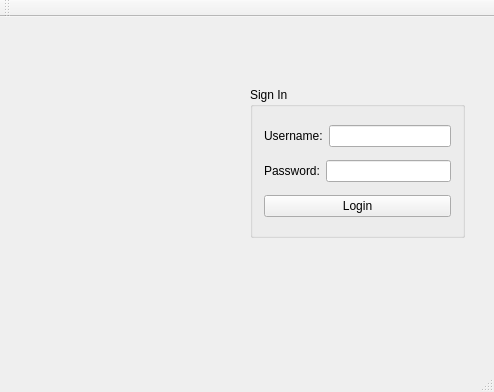
<?xml version="1.0" encoding="UTF-8"?>
<ui version="4.0">
 <class>MainWindow</class>
 <widget class="QMainWindow" name="MainWindow">
  <property name="geometry">
   <rect>
    <x>0</x>
    <y>0</y>
    <width>494</width>
    <height>392</height>
   </rect>
  </property>
  <property name="windowTitle">
   <string>MainWindow</string>
  </property>
  <widget class="QWidget" name="centralWidget">
   <widget class="QGroupBox" name="groupBox">
    <property name="geometry">
     <rect>
      <x>250</x>
      <y>70</y>
      <width>215</width>
      <height>151</height>
     </rect>
    </property>
    <property name="title">
     <string>Sign In</string>
    </property>
    <layout class="QHBoxLayout" name="horizontalLayout_5">
     <item>
      <layout class="QVBoxLayout" name="verticalLayout">
       <item>
        <layout class="QHBoxLayout" name="horizontalLayout">
         <item>
          <widget class="QLabel" name="label">
           <property name="text">
            <string>Username:</string>
           </property>
          </widget>
         </item>
         <item>
          <widget class="QLineEdit" name="lineEdit_username"/>
         </item>
        </layout>
       </item>
       <item>
        <layout class="QHBoxLayout" name="horizontalLayout_2">
         <item>
          <widget class="QLabel" name="label_2">
           <property name="text">
            <string>Password:</string>
           </property>
          </widget>
         </item>
         <item>
          <widget class="QLineEdit" name="lineEdit_password">
           <property name="echoMode">
            <enum>QLineEdit::Password</enum>
           </property>
          </widget>
         </item>
        </layout>
       </item>
       <item>
        <widget class="QPushButton" name="pushButton_login">
         <property name="text">
          <string>Login</string>
         </property>
        </widget>
       </item>
      </layout>
     </item>
    </layout>
   </widget>
   <widget class="QLabel" name="label_pic">
    <property name="geometry">
     <rect>
      <x>50</x>
      <y>60</y>
      <width>161</width>
      <height>171</height>
     </rect>
    </property>
    <property name="text">
     <string/>
    </property>
   </widget>
  </widget>
  <widget class="QMenuBar" name="menuBar">
   <property name="geometry">
    <rect>
     <x>0</x>
     <y>0</y>
     <width>494</width>
     <height>21</height>
    </rect>
   </property>
  </widget>
  <widget class="QToolBar" name="mainToolBar">
   <attribute name="toolBarArea">
    <enum>TopToolBarArea</enum>
   </attribute>
   <attribute name="toolBarBreak">
    <bool>false</bool>
   </attribute>
  </widget>
  <widget class="QStatusBar" name="statusBar"/>
 </widget>
 <layoutdefault spacing="6" margin="11"/>
 <resources/>
 <connections/>
</ui>
